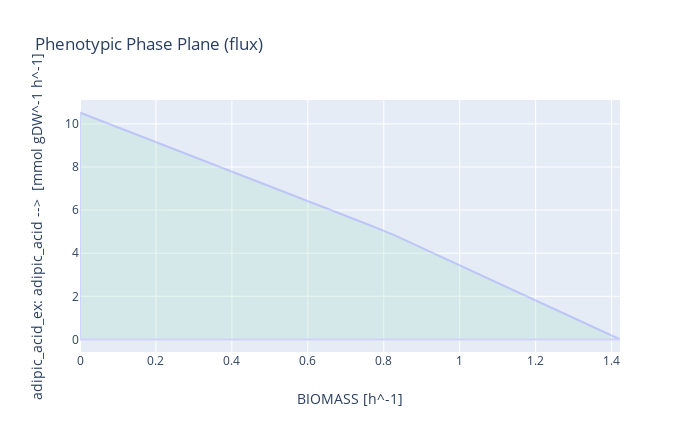

Notebook code cell kept with this figure:
### Code cell
result.plot()

### Figure 1 — Plotly figure (JSON) as saved in the notebook; plotly's stock layout.template omitted (floating-point values rounded to 4 significant figures)
{"data": [{"fill": "toself", "fillcolor": "#B3E2CD", "hoverinfo": "none", "marker": {"line": {"color": "#B3E2CD"}, "opacity": 0.3}, "mode": "lines", "name": "WT", "opacity": 0.3, "type": "scatter", "x": [0, 0.07485, 0.1497, 0.2245, 0.2994, 0.3742, 0.4491, 0.5239, 0.5988, 0.6736, 0.7485, 0.8233, 0.8982, 0.973, 1.048, 1.123, 1.198, 1.272, 1.347, 1.422, 1.422, 1.347, 1.272, 1.198, 1.123, 1.048, 0.973, 0.8982, 0.8233, 0.7485, 0.6736, 0.5988, 0.5239, 0.4491, 0.3742, 0.2994, 0.2245, 0.1497, 0.07485, 0, 0, 0], "y": [0, 0, 0, 0, 0, 0, 0, 0, 0, 0, 0, 0, 0, 0, 0, 0, 0, 0, 0, 0, -7.867e-14, 0.6114, 1.223, 1.834, 2.446, 3.057, 3.668, 4.28, 4.871, 5.398, 5.911, 6.423, 6.936, 7.448, 7.961, 8.473, 8.986, 9.498, 10.01, 10.52, 0, 10.52]}], "layout": {"height": 432, "title": {"text": "Phenotypic Phase Plane (flux)"}, "width": 700, "xaxis": {"autorange": true, "range": [0, 1.422], "title": {"text": "BIOMASS [h^-1]"}, "type": "linear"}, "yaxis": {"autorange": true, "range": [-0.5846, 11.11], "title": {"text": "adipic_acid_ex: adipic_acid -->  [mmol gDW^-1 h^-1]"}, "type": "linear"}}}
